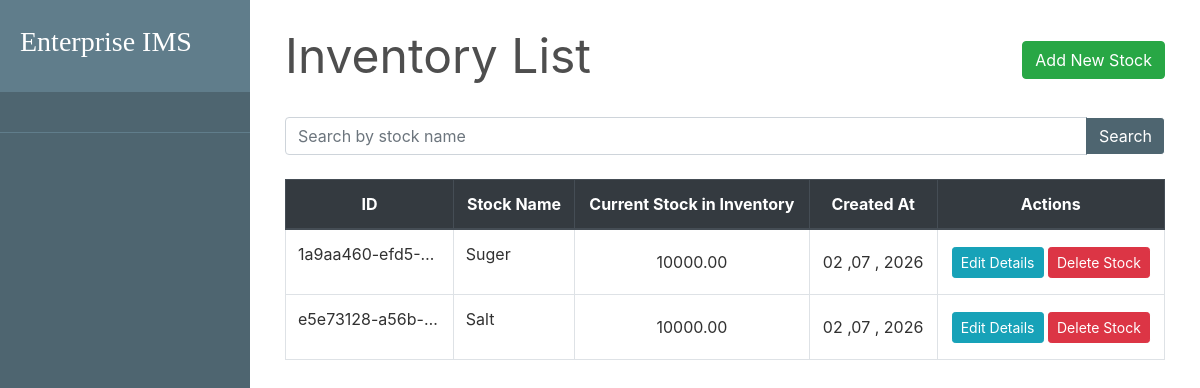
Before: /inventory/stock_list/ with the older database file.
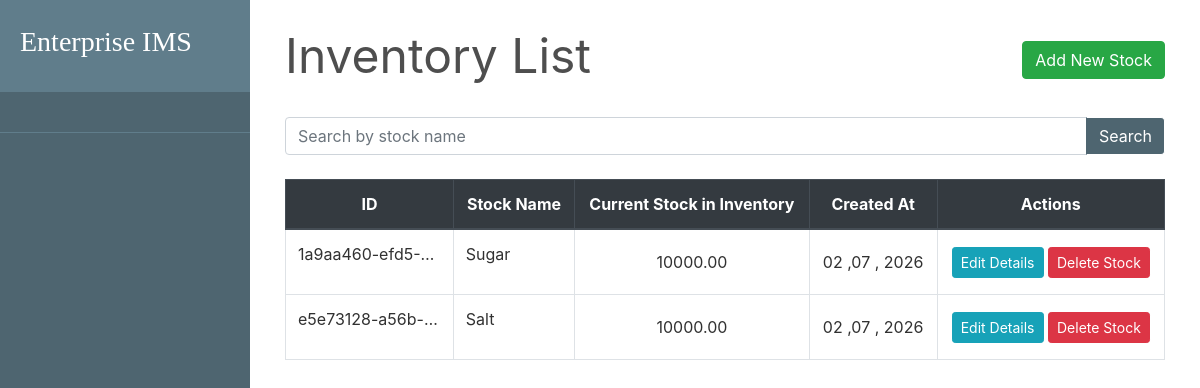
After: the same page with the newer database file.
### inventory/models.py (models this page shows, shortened)
class Stock(models.Model):
    id = models.UUIDField(primary_key=True, default=uuid.uuid4)
    name = models.CharField(unique=True, max_length=100)
    quantity = models.DecimalField(max_digits=10, decimal_places=2, default=1)
    is_deleted = models.BooleanField(default=False)
    date = models.DateTimeField(auto_now_add=True, blank=True, null=True)

### inventory/views.py (the view)
# urls.py: path('stock_list/', StockListView.as_view(), name='stock_list'),
class StockListView(FilterView):
    queryset = Stock.objects.filter(is_deleted=False)
    filterset_class = StockFilter
    template_name = 'inventory.html'
    context_object_name = 'stocks'
    paginate_by = 10

### inventory/templates/inventory.html (shortened to what this page needs)
{% extends 'base.html' %}
{% load widget_tweaks %}
{% block content %}
      <div class="row">
        <div class="col-md-12">
          <div class="container">
            <div class="row" style="color: #4e4e4e; font-style: bold; font-size: 3rem; ">
              <div class="col-md-8">Inventory List</div>
              <div class="col-md-4">
                <div style="float:right;"> <a class="btn btn-success" href="{% url 'create_stock' %}">Add New Stock</a> </div>
              </div>
            </div>
            <div style="border-bottom: 1px solid white;"></div>
            <br>
            <table class="table table-css table-bordered table-hover">
              <form method="get">
                <div class="input-group search">
                  {% render_field filter.form.name class="form-control textinput" placeholder="Search by stock name" %}
                  <div class="input-group-append">
                    <button type="submit" class="btn btn-pink"> Search </button>
                  </div>
                </div>
              </form>
              <br>
{% if stocks %}
              <thead class="thead-dark align-middle">
                <tr>
                  <th>ID</th>
                  <th>Stock Name</th>
                  <th>Current Stock in Inventory</th>
                  <th>Created At</th>
                  <th>Actions</th>
                </tr>
              </thead>
              <tbody>
{% for stock in stocks %}
                <tr>
                  <td>
                    <p>{{ stock.id|truncatechars:15 }}</p>
                  </td>
                  <td>
                    <p>{{ stock.name|title }}</p>
                  </td>
                  <td class="align-middle">{{ stock.quantity }}</td>
                  <td class="align-middle">{{ stock.date|date:"d ,m , Y" }}</td>
                  <td class="align-middle">
                    <a href="{% url 'update_stock' stock.pk %}" class="btn btn-info btn-sm">Edit Details</a>
                    <a href="{% url 'delete_stock' stock.pk %}" class="btn btn-danger btn-sm"> Delete Stock </a>
                  </td>
                </tr>
{% endfor %}
              </tbody>
            </table>
            </div>
{% else %}
            <br><br><br><br><br><br><br><br>
            <div style="color: #575757; font-style: bold; font-size: 1.5rem; text-align: center;">The records are empty.
              Please try
              adding some.</div>
              {% endif %}
          </div>
        </div>
        <br>
      </div>
{% endblock content %}

Changed rows visible on the page:
changed Stock "1a9aa460-efd5-…": name "Suger" → "Sugar"
